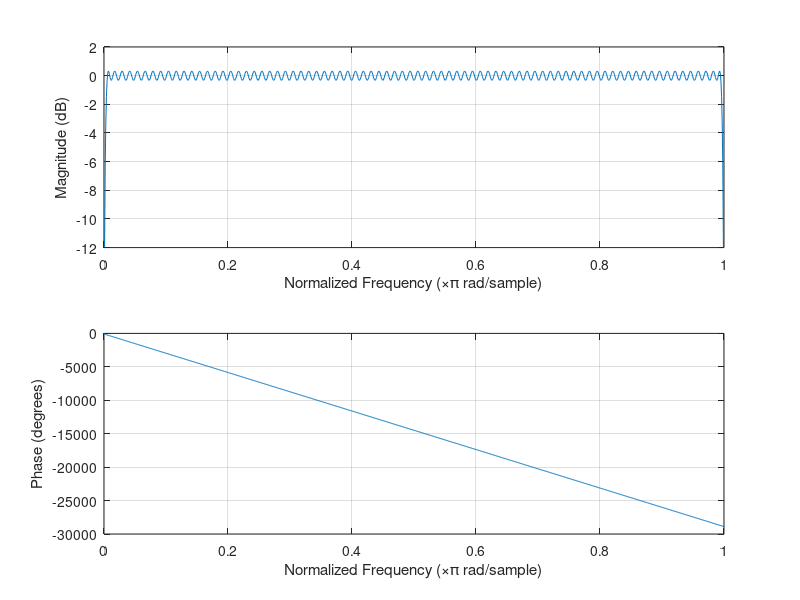
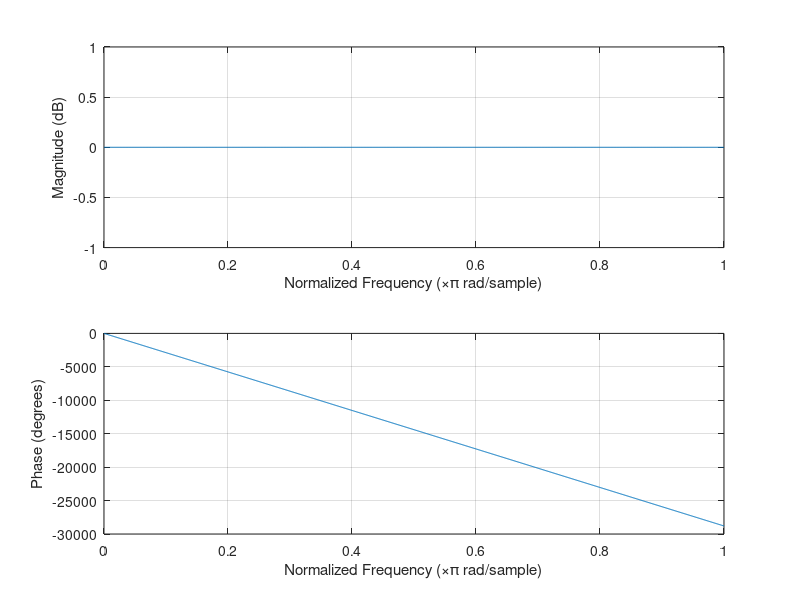
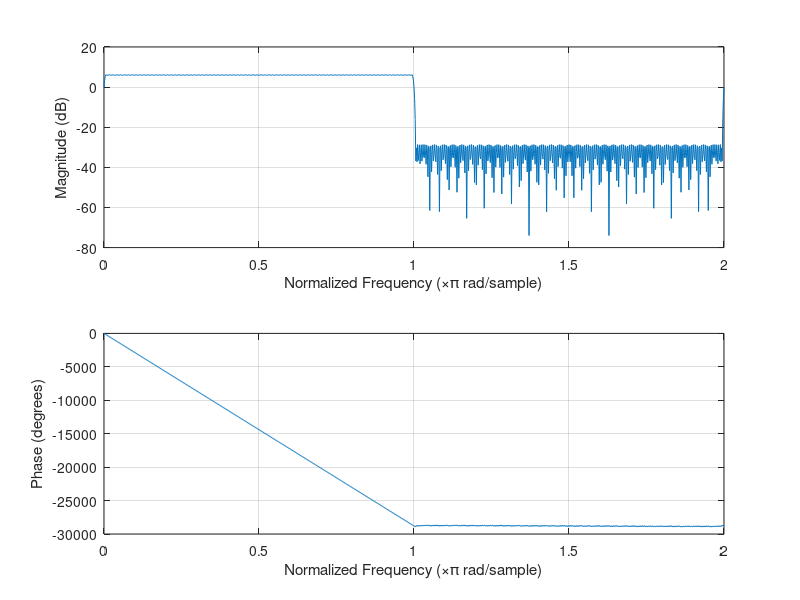

These charts were generated, in order, by the following MATLAB code: (Note: this script raises an error after producing the figures.)
clear
clc
close all

len = 321;
h = firpm(len-1,[0.005 0.995], [1 1], 'hilbert'); h = h(:);
d = zeros(len,1); d((len+1)/2) = 1;
ht = d + j * h;

freqz(h);
saveas(gcf,'freqz(h)','png');
figure();
freqz(d);
saveas(gcf,'freqz(d)','png');
figure();
freqz(ht);
saveas(gcf,'freqz(ht)','png');

tic
[x, fs] = audioread("fireflyintro.wav");
yr = myconv(x,d);
yi = myconv(x,h);

%put at output of hilbert filter in a for loop
pzold = 0;
fi = zeros(size(yr));
x = zeros(size(yr));
for i = 1:length(yr)
    pz = atan2(yi(i),yr(i));
    fi(i) = (pz-pzold);
    if (fi(i) > pi) 
        fi(i) = fi(i) - 2*pi;
    else if(fi(i) < -pi) 
            fi(i) = fi(i) + 2*pi;
    end
    end
    pzold = pz;
    x(i) = cos(pz);
end


%gaussian filter
g = gausswin(301,2);
g = g/sum(g);

Cascade = myconv(g,[1 -1]);
freqz(Cascade);
saveas(gcf,'freqz(Cascade)','png');
figure();


fin = myconv(fi, g);

figure();
NFFT = 2^14;
[S, F, T] = spectrogram(x,hamming(NFFT),round(0.9*NFFT),NFFT,fs);
imagesc(T,F,20*log10(abs(S)),[0 60]);
colorbar;
set(gca,'YDir','normal');
ylim([0 1500])
xlabel('Time [seconds]');
ylabel('Frequency [Hertz]');
title('Spectrogram of the Input x[n]');
saveas(gcf,'firefly_intro','png');
grid on;
hold on
plot((0:length(fin)-1)/fs, fs*fin/(2*pi),"red");
title('Instaneous frequency overlayed');
saveas(gcf,'fi_over_intro','png');
shg
 
% plot((0:length(fin)-1)/fs, fin);
% ylim([0 1500]);
% xlim([0 10]);
% yticks([200 400 600 800 1000 1200 1400]);
% shg

toc
